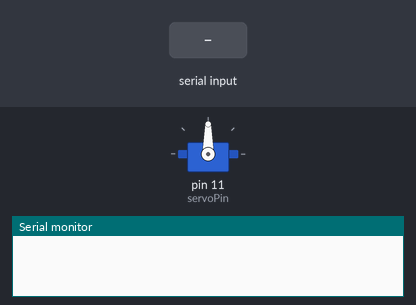
Bench run of a sketch on a simulated Arduino Uno, built with avr-gcc and run on an emulated ATmega328P. Shown: servo, the last lines printed to the serial monitor. The test bench sets the inputs (shaded band).

Above: at 1.2 s.
1.3 s: "90,45\n" received over Serial
At 2.3 s:
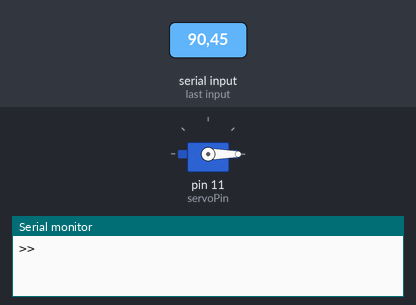
Timing chart, 0 to 4.3 s (numbered marks = the images above; inputs shaded):
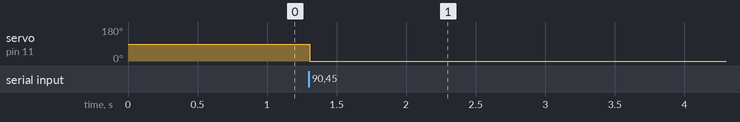

Measured:
- after the input at 1.3 s, servo on pin 11 (servoPin): 90° → 0° at once

The sketch:

LAB_9_1_4_201812145_.ino
```cpp
//시리얼모니터로 서보모터 제어
#include <Servo.h>
Servo myServo;
int servoPin = 11;
String buffer = "";
boolean process_it = false;

void setup() {
  myServo.attach(servoPin);
  Serial.begin(9600);
}

void loop() {
  //시리얼 모니터에서 입력 값 읽기
  while(Serial.available()){
    char data = Serial.read();
    if(data == '\n'){   //'\n' 문자까지 문자열을 수신하여 처리
      process_it = true;
      break;
    }
    buffer += data;
  }

  if(process_it){ //문자열 처리
    process_it =false;
    //정수값으로 변환
    int angle = buffer.toInt();
    Serial.print(String(">> ") + buffer);
    //잘못된 각도 입력
    if(angle < 0 || angle > 180) {
      Serial.print("... Invalid angle.");
    }
    else{
      Serial.println();
      myServo.write(angle);
      delay(3);
    }
  }
  buffer = "";  //버퍼 비움
}
```
